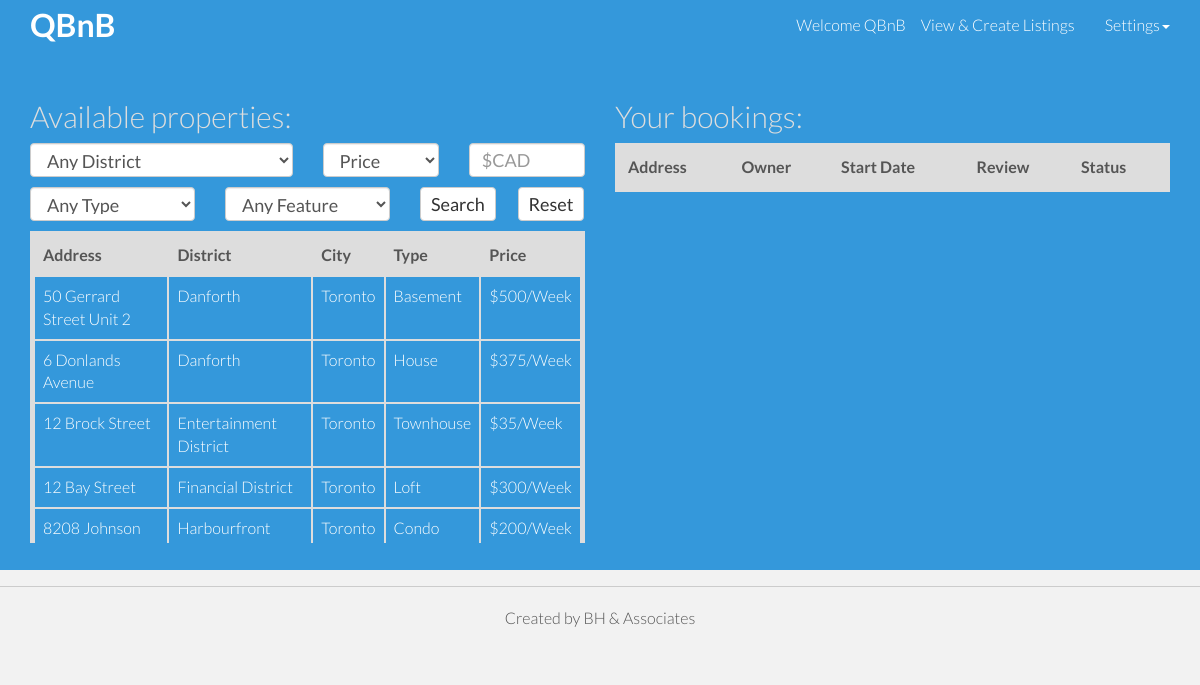
Screenshot of /QBnBSite/userdash.php (signed in) with the database file from the repository.
### tables this page shows
CREATE TABLE Member(
  Member_ID int NOT NULL AUTO_INCREMENT,
  F_Name varchar(20) NOT NULL,
  L_Name varchar(20) NOT NULL,
  Email varchar(50) NOT NULL,
  Phone_No bigint(15) NOT NULL,
  Grad_Year int(4) NOT NULL,
  Faculty varchar(20) NOT NULL,
  Degree_Type char(10) NOT NULL,
  Password varchar(180) NOT NULL,
  PRIMARY KEY (Member_ID),
  UNIQUE (Email)
);

CREATE TABLE Property(
  Property_ID int NOT NULL AUTO_INCREMENT,
  Owner_ID int NOT NULL,
  Street_No int NOT NULL,
  Street_Name varchar(30) NOT NULL,
  City varchar(30) NOT NULL,
  Country varchar(30) NOT NULL,
  Postal_Code varchar(10) NOT NULL,
  District_Name varchar(30) NOT NULL,
  Type varchar(15) NOT NULL,
  Price decimal NOT NULL,
  PRIMARY KEY (Property_ID),
  FOREIGN KEY (District_Name) references District(District_Name) ON UPDATE CASCADE ON DELETE CASCADE,
  FOREIGN KEY (Owner_ID) references Member(Member_ID) ON UPDATE CASCADE ON DELETE CASCADE
);

### QBnBSite/userdash.php (the view, shortened to what this page needs)
<!DOCTYPE html>
<html lang="en">
	<head>
	    <link rel="stylesheet" href="//code.jquery.com/ui/1.11.4/themes/smoothness/jquery-ui.css">
	    <link href="css/bootstrap.css" rel="stylesheet">
	    <link href="css/main.css" rel="stylesheet">
 	</head>
	<body>
	 	 <?php
		if(isset($_SESSION['Member_ID'])){
			include_once 'config/connection.php';
	    	$query = "SELECT Member_ID,F_Name,L_Name,Email FROM Member WHERE Member_ID=?";
	    	$stmt = $con->prepare($query);
	    	$stmt->bind_Param("s", $_SESSION['Member_ID']);
			$stmt->execute();
			$result = $stmt->get_result();
			$myrow = $result->fetch_assoc();
		} else {
			header("Location: index.php");
			die();
		}
		?>
	    <div class="navbar navbar-default navbar-fixed-top">
	     	<div class="container">
	        	<div class="navbar-header">
		         	<a class="navbar-brand" href="userdash.php"><b>QBnB</b></a>
		        </div>
		        <div class="navbar-collapse collapse">
	         		<ul class="nav navbar-nav navbar-right">
	         			<li>
	         				<p style="padding-top: 11px; padding-bottom: 15px; color:white;">Welcome <?php echo $myrow['F_Name'];?></p>
	         			</li>
	         			<li>
	         				<a href='supplierdash.php'>View &amp; Create Listings</a>
	         			</li>
	         			<li class="active dropdown">
							<a href="#" class="dropdown-toggle" data-toggle="dropdown">Settings<span class="caret"></span></a>
						</li>
	         		</ul>
	        	</div>
		    </div>
	    </div>
		<div id="headerwrap" style="padding-top: 100px; min-height: 590px;">
			<div class="container">
				<div class="row">
					<div class="col-lg-6">
						<h2 style="color: #dddddd;">Available properties:</h2>
						<form name='filter' id='filter' action='userdash.php' method='POST'>
							<div class="row" style="padding-bottom: 10px;">
								<div class="form-group">
									<div class="col-md-6">
						    			<select style="width: 100%; height: 34px;" type="text" class="form-control" name="district" id="district">
										    <option value="" selected disabled>Any District</option>
										</select>
							    	</div>
							    	<div class="col-md-3">
							    		<select style="width: 100%; height: 34px;" type="text" class="form-control" name="priceselect" id="priceselect">
							    			<option value="" selected disabled>Price</option>
							    		</select>
							    	</div>
							    	<div class="col-md-3">
							    		<input style="width: 100%; height: 34px;" type="text" class="form-control" name="price" id="price" placeholder="$CAD" <?php echo (isset($_POST['price']))?"value='$_POST[price]'":''?>>
							    	</div>
							    </div>
							</div>
							<div class="row" style="padding-bottom: 10px;">
								<div class="form-group">
									<div class="col-md-4">
						    			<select style="width: 100%; height: 34px;" type="text" class="form-control" name="type" id="type">
										    <option value="" selected disabled>Any Type</option>
										</select>
							    	</div>
							    	<div class="col-md-4">
						    			<select style="width: 100%; height: 34px;" type="text" class="form-control" name="feature" id="feature">
										    <option value="" selected disabled>Any Feature</option>
										    <?php
							            	include_once 'config/connection.php';
							            	?>
										</select>
							    	</div>
							    	<div class="col-md-2">
										<button style="padding: 4px 10px; font-size: 18px; height: 34px;" type="submit" name='filter' class="btn btn-default">Search</button>
									</div>
									<div class="col-md-2">
										<button style="padding: 4px 10px; font-size: 18px; height: 34px;" type="reset" name='filter' onclick="return resetForm(this.form);" class="btn btn-default">Reset</button>
									</div>
							    </div>
							</div>
						</form>
			            <?php
			            	if(isset($_POST['filter'])) {
				            	include_once 'config/connection.php';
				            	$queryAllPropertiesInfo = "SELECT DISTINCT Street_No, Street_Name, City, Postal_Code, Country, District_Name, Type, Price, Property_ID, Owner_ID
				            			  				   FROM Property NATURAL JOIN Feature
				            			  				   WHERE";
				            	if (isset($_POST['district'])) {
				            		$queryAllPropertiesInfo = $queryAllPropertiesInfo." District_Name = '$_POST[district]'";
				            	} else {
				            		$queryAllPropertiesInfo = $queryAllPropertiesInfo." District_Name IS NOT NULL";
				            	}
				            	if (isset($_POST['priceselect']) and isset($_POST['price'])) {
				            		if ($_POST['priceselect'] == "Equals") {
				            			$queryAllPropertiesInfo = $queryAllPropertiesInfo." AND Price = '$_POST[price]'";
				            		}
				            		elseif ($_POST['priceselect'] == "Less Than") {
				            			$queryAllPropertiesInfo = $queryAllPropertiesInfo." AND Price < '$_POST[price]'";
				            		}
				            		elseif ($_POST['priceselect'] == "Greater Than") {
				            		$queryAllPropertiesInfo = $queryAllPropertiesInfo." AND Price > '$_POST[price]'";
				            		}
				            	} else {
				            		$queryAllPropertiesInfo = $queryAllPropertiesInfo." AND Price IS NOT NULL";
				            	}
				            	if (isset($_POST['type'])) {
				            		$queryAllPropertiesInfo = $queryAllPropertiesInfo." AND Type = '$_POST[type]'";
				            	} else {
				            		$queryAllPropertiesInfo = $queryAllPropertiesInfo." AND Type IS NOT NULL";
				            	}
				            	if (isset($_POST['feature'])) {
				            		$queryAllPropertiesInfo = $queryAllPropertiesInfo." AND Feature_NAME = '$_POST[feature]'";
				            	} else {
				            		$queryAllPropertiesInfo = $queryAllPropertiesInfo." AND Feature_NAME IS NOT NULL";
				            	}
				            } else {
				            	$queryAllPropertiesInfo = "SELECT DISTINCT Street_No, Street_Name, City, Postal_Code, Country, District_Name, Type, Price, Property_ID, Owner_ID
				            			  				   FROM Property NATURAL JOIN Feature ORDER BY City, District_Name";
				            }
							$queryAllPropertiesInfo = mysqli_query($con,$queryAllPropertiesInfo);
			            	echo "<div style='max-height: 312px !important; overflow: scroll;'>";
			            	echo "<table class='table table-bordered table-hover'>";
			            	echo "<thead style='background-color: #dddddd'>";
			            	echo "<th>Address</th><th>District</th><th>City</th><th>Type</th><th>Price</th></thead>";
			            	while ($rowProp = mysqli_fetch_array($queryAllPropertiesInfo)) {
			                	echo "<tbody style='color: white;'>";
			                	echo "<tr data-toggle='collapse' data-target='.prop".$rowProp['Property_ID']."info'>";
			                	echo "<td>".$rowProp['Street_No'].' '.$rowProp['Street_Name']."</td>";
			                	echo "<td>".$rowProp['District_Name']."</td>";
			                	echo "<td>".$rowProp['City']."</td>";
			                	echo "<td>".$rowProp['Type']."</td>";
			                	echo "<td>".'$'.$rowProp['Price'].'/Week'."</td>";
			                	echo "</tr>";
			                	echo "<tr class='collapse prop".$rowProp['Property_ID']."info hiddenRow'>";
			                	echo "<td style='background-color: #dddddd' colspan='5'>";
							}
				            echo "</td></tr></tbody></table></div>";
				        ?>
			        </div>
					<div class='col-lg-6'>
						<h2 style="color: #dddddd;">Your bookings:</h2>
						<?php
			            	echo "<div style='max-height: 400px !important; overflow: scroll;'>";
			            	echo "<table class='table table-bordered'>";
			            	echo "<thead style='background-color: #dddddd'>";
			            	echo "<th>Address</th><th>Owner</th><th>Start Date</th><th>Review</th><th colspan='2'>Status</th></thead>";
			                echo "</tbody></table></div>";
						?>
			        </div>
				</div>
			</div>
		</div>
			<hr>
		<div class="container">
			<p class="centered">Created by BH &amp; Associates</p>
		</div>
	</body>
</html>

### QBnBSite/css/main.css (style rules this page uses)
body { background-color: #f2f2f2; font-family: 'Lato', sans-serif; font-weight: 300; font-size: 16px; color: #555; -webkit-font-smoothing: antialiased; -webkit-overflow-scrolling: touch; }
h1, h2, h3, h4, h5, h6 { font-family: 'Lato', sans-serif; font-weight: 300; color: #333; }
p { line-height: 28px; margin-bottom: 25px; font-size: 16px; }
.centered { text-align: center; }
a { color: #3498db; word-wrap: break-word; -webkit-transition: color 0.1s ease-in, background 0.1s ease-in; -moz-transition: color 0.1s ease-in, background 0.1s ease-in; -ms-transition: color 0.1s ease-in, background 0.1s ease-in; -o-transition: color 0.1s ease-in, background 0.1s ease-in; transition: color 0.1s ease-in, background 0.1s ease-in; }
a:before, a:after { -webkit-transition: color 0.1s ease-in, background 0.1s ease-in; -moz-transition: color 0.1s ease-in, background 0.1s ease-in; -ms-transition: color 0.1s ease-in, background 0.1s ease-in; -o-transition: color 0.1s ease-in, background 0.1s ease-in; transition: color 0.1s ease-in, background 0.1s ease-in; }
hr { display: block; height: 1px; border: 0; border-top: 1px solid #ccc; margin: 1em 0; padding: 0; }
.navbar-default { background-color: #3498db; border-color: transparent; }
.navbar-default .navbar-brand { color: white; font-size: 200% }
.navbar-default .navbar-nav > li > a { color: white; }
.form-control { height: 42px; font-size: 18px; width: 280px; }
#headerwrap { background-color: #3498db; margin-top: -20px; padding-top: 200px; background-attachment: relative; background-position: center center; min-height: 680px; width: 100%; -webkit-background-size: 100%; -moz-background-size: 100%; -o-background-size: 100%; background-size: 100%; -webkit-background-size: cover; -moz-background-size: cover; -o-background-size: cover; background-size: cover; }
.table-bordered { border: 5px solid #dddddd; }
.table-bordered > thead > tr > th, .table-bordered > tbody > tr > th, .table-bordered > tfoot > tr > th, .table-bordered > thead > tr > td, .table-bordered > tbody > tr > td, .table-bordered > tfoot > tr > td { border: 2px solid #dddddd; }
.hiddenRow { padding: 0 !important; color: #3498db; }

### rows the page displays
member: F_Name "QBnB"
property: Street_No "50", Street_Name "Gerrard Street Unit 2", District_Name "Danforth", City "Toronto", Type "Basement", Price "500"
property: Street_No "6", Street_Name "Donlands Avenue", District_Name "Danforth", City "Toronto", Type "House", Price "375"
property: Street_No "12", Street_Name "Brock Street", District_Name "Entertainment District", City "Toronto", Type "Townhouse", Price "35"
property: Street_No "12", Street_Name "Bay Street", District_Name "Financial District", City "Toronto", Type "Loft", Price "300"
property: Street_No "8208", Street_Name "Johnson…", District_Name "Harbourfront", City "Toronto", Type "Condo", Price "200"
